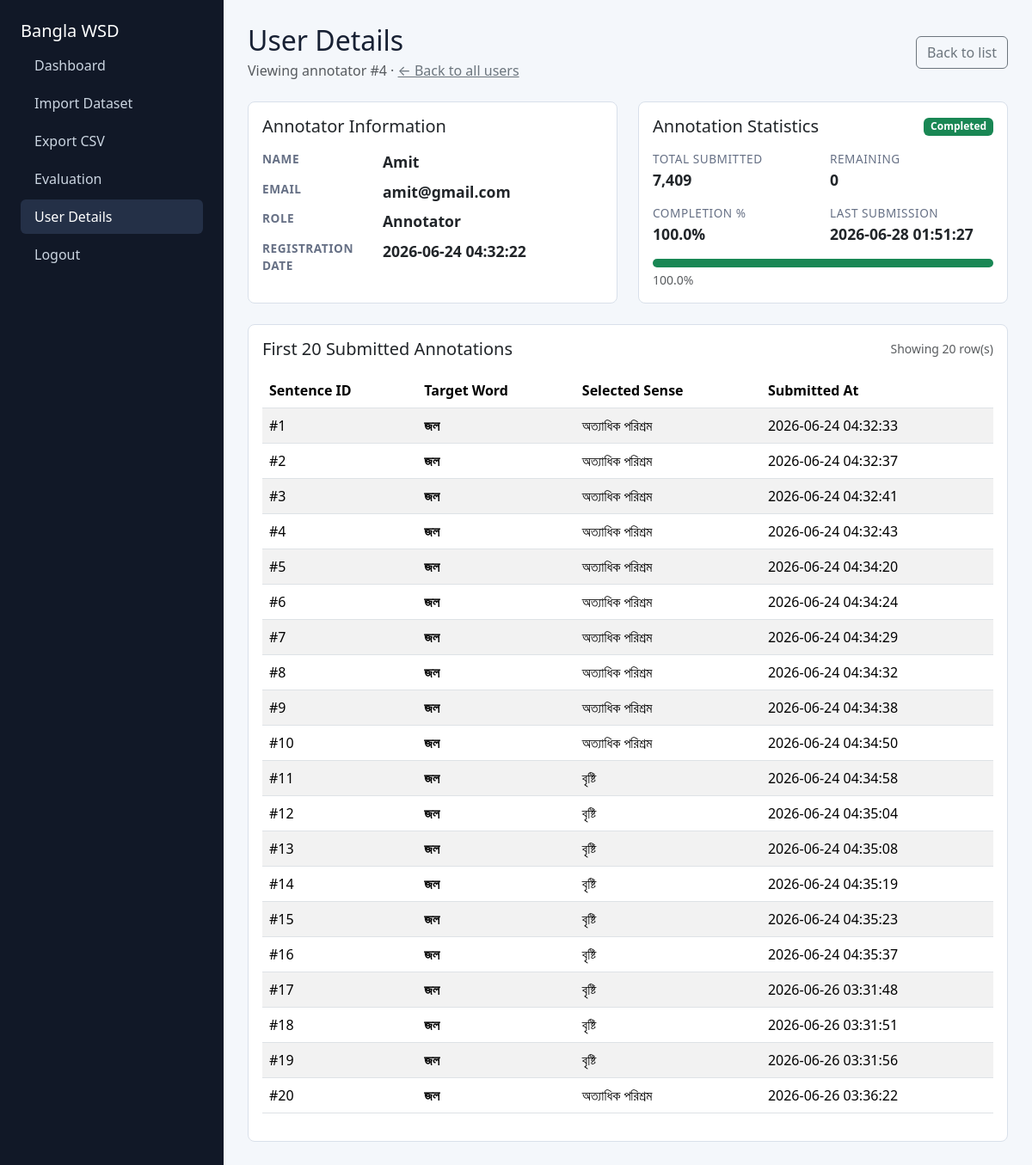
Screenshot of /user_details.php?id=4 (signed in) with the database file from the repository.
### tables this page shows
CREATE TABLE `users` (
  `id` int(11) NOT NULL,
  `name` varchar(120) NOT NULL,
  `email` varchar(190) NOT NULL,
  `password` varchar(255) NOT NULL,
  `role` enum('admin','annotator') NOT NULL DEFAULT 'annotator',
  `created_at` timestamp NOT NULL DEFAULT current_timestamp()
);

CREATE TABLE `annotations` (
  `id` int(11) NOT NULL,
  `sentence_id` int(11) NOT NULL,
  `annotator_id` int(11) NOT NULL,
  `selected_sense` varchar(255) NOT NULL,
  `created_at` timestamp NOT NULL DEFAULT current_timestamp()
);

CREATE TABLE `dataset` (
  `id` int(11) NOT NULL,
  `source_row_hash` char(64) NOT NULL,
  `word_id` varchar(50) DEFAULT NULL,
  `target_word` varchar(120) NOT NULL,
  `sense_id` varchar(50) DEFAULT NULL,
  `sense_gloss` varchar(255) NOT NULL,
  `text` text NOT NULL,
  `imported_at` timestamp NOT NULL DEFAULT current_timestamp()
);

### config.php (called while the page is built, shortened)
<?php
function e(?string $value): string
{
    return htmlspecialchars((string) $value, ENT_QUOTES | ENT_SUBSTITUTE, 'UTF-8');
}

### user_details.php (the view, shortened to what this page needs)
<?php
require_once __DIR__ . '/config.php';
$pdo = db();
function total_dataset_rows(PDO $pdo): int
{
    static $cached = null;
    if ($cached === null) {
        $cached = (int) $pdo->query('SELECT COUNT(*) FROM dataset')->fetchColumn();
    }
    return $cached;
}
function annotator_submitted_count(PDO $pdo, int $annotatorId): int
{
    $stmt = $pdo->prepare('SELECT COUNT(*) FROM annotations WHERE annotator_id = ?');
    $stmt->execute([$annotatorId]);
    return (int) $stmt->fetchColumn();
}
function annotator_last_submission(PDO $pdo, int $annotatorId): ?string
{
    $stmt = $pdo->prepare('SELECT MAX(created_at) FROM annotations WHERE annotator_id = ?');
    $stmt->execute([$annotatorId]);
    $value = $stmt->fetchColumn();
    return $value !== null && $value !== false ? (string) $value : null;
}
function status_badge(string $status): string
{
    if ($status === 'Completed') {
        return '<span class="badge text-bg-success">Completed</span>';
    }
    return '<span class="badge text-bg-secondary">' . htmlspecialchars($status, ENT_QUOTES, 'UTF-8') . '</span>';
}
function progress_bar(float $percent, string $extraClass = 'bg-success'): string
{
    $safe  = max(0.0, min(100.0, $percent));
    $label = number_format($safe, 1) . '%';
    return '<div class="progress" style="height: 10px;" role="progressbar" '
        . 'aria-valuenow="' . htmlspecialchars((string) $safe, ENT_QUOTES, 'UTF-8') . '" '
        . 'aria-valuemin="0" aria-valuemax="100">'
        . '<div class="progress-bar ' . htmlspecialchars($extraClass, ENT_QUOTES, 'UTF-8') . '" '
        . 'style="width: ' . htmlspecialchars((string) $safe, ENT_QUOTES, 'UTF-8') . '%"></div>'
        . '</div>'
        . '<div class="small text-muted mt-1">' . $label . '</div>';
}
function fmt_timestamp(?string $ts): string
{
    return htmlspecialchars($ts, ENT_QUOTES, 'UTF-8');
}
$detailId = isset($_GET['id']) ? (int) $_GET['id'] : 0;
$detailRow = null;
$detailAnnotations = [];
if ($detailId > 0) {
    $stmt = $pdo->prepare(
        "SELECT id, name, email, role, created_at
         FROM users
         WHERE id = ? AND role <> 'admin'
         LIMIT 1"
    );
    $stmt->execute([$detailId]);
    $candidate = $stmt->fetch(PDO::FETCH_ASSOC);
    if ($candidate) {
        $totalRows = total_dataset_rows($pdo);
        $submitted = annotator_submitted_count($pdo, $detailId);
        $last      = annotator_last_submission($pdo, $detailId);
        $percent = $totalRows > 0 ? round(($submitted / $totalRows) * 100, 1) : 0.0;
        $status  = ($totalRows > 0 && $submitted >= $totalRows) ? 'Completed' : 'In Progress';
        $remaining = max(0, $totalRows - $submitted);
        $detailRow = [
            'id'         => (int) $candidate['id'],
            'name'       => (string) $candidate['name'],
            'email'      => (string) $candidate['email'],
            'role'       => (string) $candidate['role'],
            'created_at' => (string) $candidate['created_at'],
            'submitted'  => $submitted,
            'remaining'  => $remaining,
            'percent'    => $percent,
            'last'       => $last,
            'status'     => $status,
        ];
        $stmt = $pdo->prepare(
            'SELECT a.sentence_id, d.target_word, a.selected_sense, a.created_at
             FROM annotations a
             JOIN dataset d ON a.sentence_id = d.id
             WHERE a.annotator_id = ?
             ORDER BY a.sentence_id
             LIMIT 20'
        );
        $stmt->execute([$detailId]);
        $detailAnnotations = $stmt->fetchAll(PDO::FETCH_ASSOC);
    }
}
?>
<!doctype html>
<html lang="en">
<head>
  <link href="https://cdn.jsdelivr.net/npm/bootstrap@5.3.3/dist/css/bootstrap.min.css" rel="stylesheet">
  <link href="assets/css/style.css" rel="stylesheet">
</head>
<body>
<div class="app-shell">
  <aside class="sidebar">
    <h1 class="h5">Bangla WSD</h1>
    <nav class="nav flex-column gap-1">
      <a class="nav-link" href="dashboard.php">Dashboard</a>
      <a class="nav-link" href="import_dataset.php">Import Dataset</a>
      <a class="nav-link" href="export_csv.php">Export CSV</a>
      <a class="nav-link" href="evaluation.php">Evaluation</a>
      <a class="nav-link active" href="user_details.php">User Details</a>
      <a class="nav-link" href="logout.php">Logout</a>
    </nav>
  </aside>
  <main class="content">
    <?php if ($detailRow !== null): ?>
      <div class="d-flex flex-wrap justify-content-between align-items-center gap-3 mb-4">
        <div>
          <h2 class="mb-1">User Details</h2>
          <p class="text-muted mb-0">
            Viewing annotator #<?= (int) $detailRow['id'] ?> ·
            <a href="user_details.php" class="link-secondary">← Back to all users</a>
          </p>
        </div>
        <a class="btn btn-outline-secondary" href="user_details.php">Back to list</a>
      </div>
      <div class="row g-4">
        <section class="col-lg-6">
          <div class="card h-100">
            <div class="card-body">
              <h3 class="h5 mb-3">Annotator Information</h3>
              <dl class="row mb-0">
                <dt class="col-sm-4 stat-label">Name</dt>
                <dd class="col-sm-8 stat-value"><?= e($detailRow['name']) ?></dd>
                <dt class="col-sm-4 stat-label">Email</dt>
                <dd class="col-sm-8 stat-value"><?= e($detailRow['email']) ?></dd>
                <dt class="col-sm-4 stat-label">Role</dt>
                <dd class="col-sm-8 stat-value text-capitalize"><?= e($detailRow['role']) ?></dd>
                <dt class="col-sm-4 stat-label">Registration Date</dt>
                <dd class="col-sm-8 stat-value"><?= fmt_timestamp($detailRow['created_at']) ?></dd>
              </dl>
            </div>
          </div>
        </section>
        <section class="col-lg-6">
          <div class="card h-100">
            <div class="card-body">
              <div class="d-flex justify-content-between align-items-center mb-3">
                <h3 class="h5 mb-0">Annotation Statistics</h3>
                <?= status_badge($detailRow['status']) ?>
              </div>
              <div class="row g-3 mb-3">
                <div class="col-6">
                  <div class="stat-label">Total Submitted</div>
                  <div class="stat-value"><?= number_format($detailRow['submitted']) ?></div>
                </div>
                <div class="col-6">
                  <div class="stat-label">Remaining</div>
                  <div class="stat-value"><?= number_format($detailRow['remaining']) ?></div>
                </div>
                <div class="col-6">
                  <div class="stat-label">Completion %</div>
                  <div class="stat-value"><?= number_format($detailRow['percent'], 1) ?>%</div>
                </div>
                <div class="col-6">
                  <div class="stat-label">Last Submission</div>
                  <div class="stat-value"><?= fmt_timestamp($detailRow['last']) ?></div>
                </div>
              </div>
              <?= progress_bar((float) $detailRow['percent']) ?>
            </div>
          </div>
        </section>
      </div>
      <section class="card mt-4">
        <div class="card-body">
          <div class="d-flex justify-content-between align-items-center mb-3">
            <h3 class="h5 mb-0">First 20 Submitted Annotations</h3>
            <span class="text-muted small">
              Showing <?= count($detailAnnotations) ?> row(s)
            </span>
          </div>
          <div class="table-responsive">
            <table class="table table-striped align-middle">
              <thead>
                <tr>
                  <th scope="col">Sentence ID</th>
                  <th scope="col">Target Word</th>
                  <th scope="col">Selected Sense</th>
                  <th scope="col">Submitted At</th>
                </tr>
              </thead>
              <tbody>
                <?php if (!$detailAnnotations): ?>
                  <tr><td colspan="4" class="text-muted text-center py-4">No annotations submitted yet.</td></tr>
                <?php else: ?>
                  <?php foreach ($detailAnnotations as $row): ?>
                    <tr>
                      <td>#<?= (int) $row['sentence_id'] ?></td>
                      <td class="fw-semibold"><?= e($row['target_word']) ?></td>
                      <td><?= e($row['selected_sense']) ?></td>
                      <td><?= fmt_timestamp((string) $row['created_at']) ?></td>
                    </tr>
                  <?php endforeach; ?>
                <?php endif; ?>
              </tbody>
            </table>
          </div>
        </div>
      </section>
    <?php endif; ?>
  </main>
</div>
</body>
</html>

### assets/css/style.css (style rules this page uses)
:root { --ink: #172033; --muted: #667085; --line: #d9e0ea; --panel: #ffffff; --bg: #f4f7fb; --primary: #1f6feb; }
body { background: var(--bg); color: var(--ink); font-family: system-ui, -apple-system, BlinkMacSystemFont, "Segoe UI", sans-serif; }
.app-shell { min-height: 100vh; display: grid; grid-template-columns: 260px 1fr; }
.sidebar { background: #111827; color: #fff; padding: 24px; }
.sidebar .nav-link { color: #cbd5e1; border-radius: 6px; }
.sidebar .nav-link.active, .sidebar .nav-link:hover { background: #243047; color: #fff; }
.content { padding: 28px; }
.card { border-color: var(--line); border-radius: 8px; }

### user_details.php (style rules this page uses)
.stat-label { color: var(--muted); font-size: 0.85rem; text-transform: uppercase; letter-spacing: 0.04em; }
.stat-value { font-size: 1.1rem; font-weight: 600; }

### rows the page displays
users: id "4", name "Amit", email "amit@gmail.com", role "Annotator", created_at "2026-06-24 04:32:22"
annotations: sentence "1", sentence.target_word "জল", selected_sense "অত্যাধিক পরিশ্রম", created_at "2026-06-24 04:32:33"
annotations: sentence "2", sentence.target_word "জল", selected_sense "অত্যাধিক পরিশ্রম", created_at "2026-06-24 04:32:37"
annotations: sentence "3", sentence.target_word "জল", selected_sense "অত্যাধিক পরিশ্রম", created_at "2026-06-24 04:32:41"
annotations: sentence "4", sentence.target_word "জল", selected_sense "অত্যাধিক পরিশ্রম", created_at "2026-06-24 04:32:43"
annotations: sentence "5", sentence.target_word "জল", selected_sense "অত্যাধিক পরিশ্রম", created_at "2026-06-24 04:34:20"
annotations: sentence "6", sentence.target_word "জল", selected_sense "অত্যাধিক পরিশ্রম", created_at "2026-06-24 04:34:24"
annotations: sentence "7", sentence.target_word "জল", selected_sense "অত্যাধিক পরিশ্রম", created_at "2026-06-24 04:34:29"
annotations: sentence "8", sentence.target_word "জল", selected_sense "অত্যাধিক পরিশ্রম", created_at "2026-06-24 04:34:32"
annotations: sentence "9", sentence.target_word "জল", selected_sense "অত্যাধিক পরিশ্রম", created_at "2026-06-24 04:34:38"
annotations: sentence "10", sentence.target_word "জল", selected_sense "অত্যাধিক পরিশ্রম", created_at "2026-06-24 04:34:50"
annotations: sentence "11", sentence.target_word "জল", selected_sense "বৃষ্টি", created_at "2026-06-24 04:34:58"
annotations: sentence "12", sentence.target_word "জল", selected_sense "বৃষ্টি", created_at "2026-06-24 04:35:04"
annotations: sentence "13", sentence.target_word "জল", selected_sense "বৃষ্টি", created_at "2026-06-24 04:35:08"
annotations: sentence "14", sentence.target_word "জল", selected_sense "বৃষ্টি", created_at "2026-06-24 04:35:19"
annotations: sentence "15", sentence.target_word "জল", selected_sense "বৃষ্টি", created_at "2026-06-24 04:35:23"
annotations: sentence "16", sentence.target_word "জল", selected_sense "বৃষ্টি", created_at "2026-06-24 04:35:37"
annotations: sentence "17", sentence.target_word "জল", selected_sense "বৃষ্টি", created_at "2026-06-26 03:31:48"
annotations: sentence "18", sentence.target_word "জল", selected_sense "বৃষ্টি", created_at "2026-06-26 03:31:51"
annotations: sentence "19", sentence.target_word "জল", selected_sense "বৃষ্টি", created_at "2026-06-26 03:31:56"
annotations: sentence "20", sentence.target_word "জল", selected_sense "অত্যাধিক পরিশ্রম", created_at "2026-06-26 03:36:22"

### other values shown
$detailRow['submitted'] "7,409"
$detailRow['remaining'] "0"
$detailRow['percent'] "100.0"
fmt_timestamp($detailRow['last']) "2026-06-28 01:51:27"
$label "100.0%"
count($detailAnnotations) "20"
